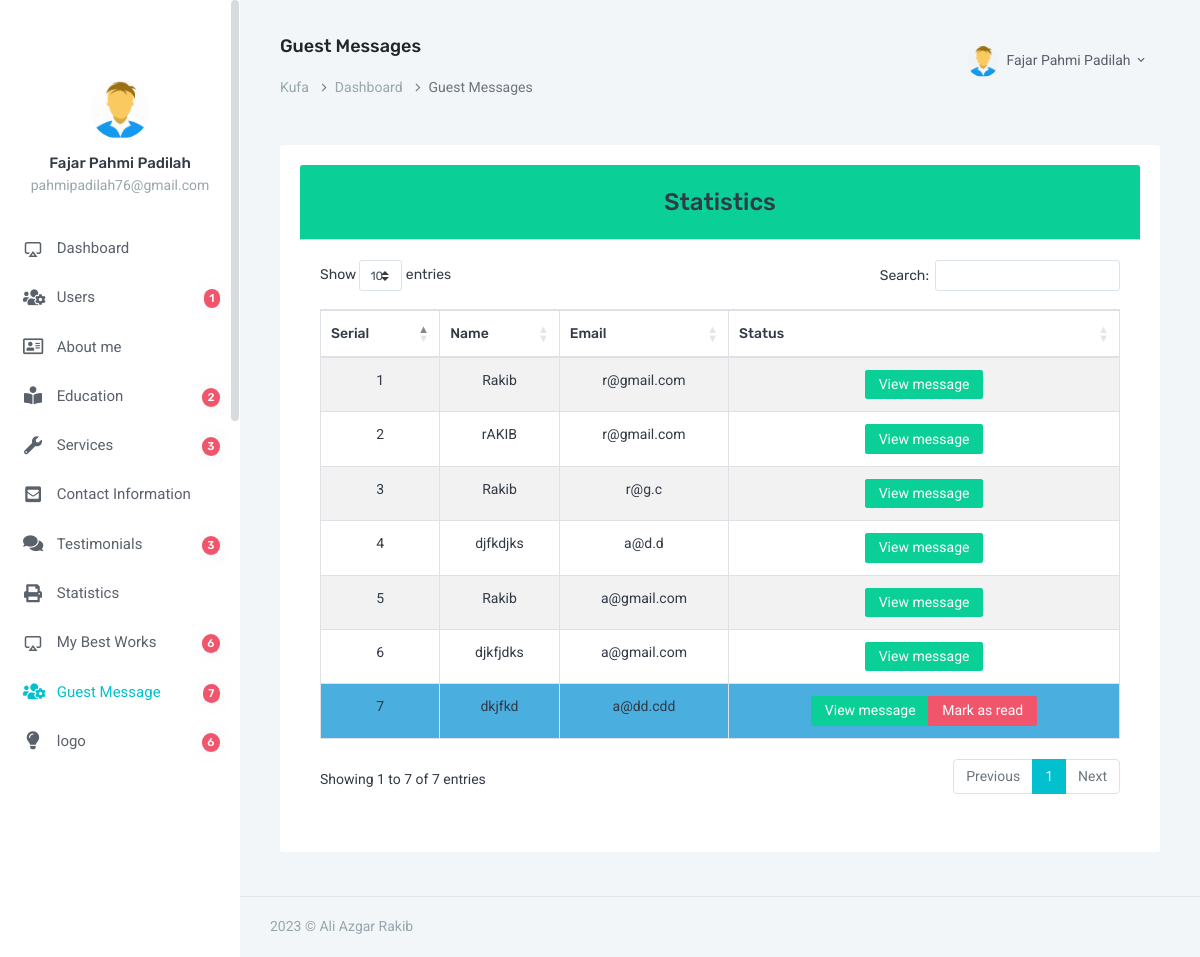
Page /admin/all_guest_message.php (signed in) on the committed database.
### tables this page shows
CREATE TABLE `users` (
  `id` int(3) NOT NULL,
  `fname` varchar(100) NOT NULL,
  `email` varchar(100) NOT NULL,
  `password` varchar(255) NOT NULL,
  `status` int(1) NOT NULL DEFAULT 1,
  `photo` varchar(100) NOT NULL DEFAULT 'default.png'
);

CREATE TABLE `guest_messages` (
  `id` int(11) NOT NULL,
  `name` varchar(100) NOT NULL,
  `email` varchar(80) NOT NULL,
  `message` text NOT NULL,
  `status` int(11) NOT NULL DEFAULT 1
);

### admin/all_guest_message.php (the view, shortened to what this page needs)
<?php
$title = "Guest Messages";
require_once "header.php";
require_once "db.php";
$result = $dbcon -> query('SELECT * FROM guest_messages');
?>
<div class="card text-dark mb-3">
		<div class="card-header bg-success text-center"><h3>Statistics</h3></div>
		  <div class="card-body">
						<table id="example" class="table table-bordered table-striped text-center mx-auto" >
							<thead>
								<tr>
									<th>Serial</th>
									<th>Name</th>
									<th>Email</th>
									<th>Status</th>
								</tr>
							</thead>
							<tbody>
							<?php
							$serial = 1;
							foreach($result as $row){ ?>
								<tr class="<?=$row['status']==1?'bg-info':''?>">
									<td><?=$serial++?></td>
									<td><?=$row['name']?></td>
									<td><?=$row['email']?></td>
									<td>
										<div class="btn-group">
											<a class="btn btn-sm btn-success" href="view.php?id=<?=base64_encode($row['id'])?>">View message</a>
											<?php if($row['status']==1){ ?>
											<a class="btn btn-sm btn-danger" href="mark_as_read.php?id=<?=base64_encode($row['id'])?>">Mark as read</a>
										<?php } ?>
										</div>
									</td>
								</tr>
							<?php } ?>
							</tbody>
						</table>
					</div>
				</div>
<?php
    require_once "footer.php";
?>

### admin/header.php (shortened to what this page needs)
<?php require_once "db.php"; ?>
<!doctype html>
<html lang="en">
<head>
        <link rel="stylesheet" href="https://cdnjs.cloudflare.com/ajax/libs/twitter-bootstrap/4.1.3/css/bootstrap.css">
        <link rel="stylesheet" href="https://cdn.datatables.net/1.10.20/css/dataTables.bootstrap4.min.css">
        <link href="assets/css/bootstrap.min.css" rel="stylesheet" type="text/css" />
        <link href="assets/css/icons.css" rel="stylesheet" type="text/css" />
        <link rel="stylesheet" href="../front_end_assets/css/fontawesome-all.min.css">
        <link href="assets/css/metismenu.min.css" rel="stylesheet" type="text/css" />
        <link href="assets/css/style.css" rel="stylesheet" type="text/css" />
    </head>
    <body>
        <div id="wrapper">
            <div class="left side-menu">
                <div class="slimscroll-menu" id="remove-scroll">
                    <div class="user-box">
                        <div class="user-img">
                <?php
                    $email_for_photo = $_SESSION['user_email'];
                    $query_for_photo = $dbcon->query( "SELECT photo FROM users WHERE email='$email_for_photo'");
                    $photo_from_db   = $query_for_photo -> fetch_assoc();
                 ?>
                            <img src="image/users/<?=$photo_from_db['photo']?>" alt="user-img" title="Mat Helme" class="rounded-circle img-fluid">
                        </div>
                        <h5><a href="#"><?= $_SESSION['user_name']?></a> </h5>
                        <p class="text-muted"><?=$_SESSION['user_email']?></p>
                    </div>
                    <div id="sidebar-menu">
                        <ul class="metismenu" id="side-menu">
                            <li>
                                <a href="index.php">
                                    <i class="fi-air-play"></i> <span> Dashboard </span>
                                </a>
                            </li>
                            <li>
                                <a href="users.php"><i class="fas fa-users-cog"></i>
                                    <span class="badge badge-danger badge-pill float-right">
                                        <?php
                                        $result = $dbcon->query("SELECT COUNT(*) AS total_users FROM users");
                                        $row = $result->fetch_assoc();
                                        echo $row['total_users'];
                                        ?>
                                    </span>
                                    <span> Users </span>
                                </a>
                            </li>
                            <li>
                                <a href="javascript: void(0);"><i class="far fa-address-card"></i>  <span> About me </span></a>
                            </li>
                            <li>
                                <a href="javascript: void(0);"><i class="fas fa-book-reader"></i>
                                    <span class="badge badge-danger badge-pill float-right">
                                        <?php
                                        $education_result = $dbcon->query("SELECT COUNT(*) AS total_field FROM education_informations");
                                        $education_row = $education_result->fetch_assoc();
                                        echo $education_row['total_field'];
                                        ?>
                                    </span>
                                <span> Education </span></a>
                            </li>
                            <li>
                                <a href="javascript: void(0);"><i class="fas fa-wrench"></i>
                                    <span class="badge badge-danger badge-pill float-right">
                                        <?php
                                        $services_result = $dbcon->query("SELECT COUNT(*) AS total_field FROM services");
                                        $services_row = $services_result->fetch_assoc();
                                        echo $services_row['total_field'];
                                        ?>
                                    </span>
                                    <span> Services </span></a>
                            </li>
                            <li>
                                <a href="javascript: void(0);"><i class="fas fa-envelope-square"></i> <span> Contact Information</span></a>
                            </li>
                            <li>
                                <a href="javascript: void(0);"><i class="fas fa-comments"></i>
                                    <span class="badge badge-danger badge-pill float-right">
                                        <?php
                                        $testimonial_result = $dbcon->query("SELECT COUNT(*) AS total_field FROM testimonials");
                                        $testimonial_row = $testimonial_result->fetch_assoc();
                                        echo $testimonial_row['total_field'];
                                        ?>
                                    </span>
                                    <span> Testimonials</span></a>
                            </li>
                            <li>
                                <a href="javascript: void(0);"><i class="fas fa-print"></i><span> Statistics</span></a>
                            </li>
                            <li>
                                <a href="javascript: void(0);"><i class="fi-air-play"></i>
                                    <span class="badge badge-danger badge-pill float-right">
                                        <?php
                                        $best_works_result = $dbcon->query("SELECT COUNT(*) AS total_field FROM my_best_works");
                                        $best_works_row = $best_works_result->fetch_assoc();
                                        echo $best_works_row['total_field'];
                                        ?>
                                    </span>
                                    <span> My Best Works</span></a>
                            </li>
                            <li>
                                <a href="all_guest_message.php">
                                    <i class="fas fa-users-cog"></i>
                                    <span class="badge badge-danger badge-pill float-right">
                                        <?php
                                        $guest_message_result = $dbcon->query("SELECT COUNT(*) AS total_field FROM guest_messages");
                                        $guest_message_row = $guest_message_result->fetch_assoc();
                                        echo $guest_message_row['total_field'];
                                        ?>
                                    </span>
                                     <span> Guest Message</span>
                                </a>
                            </li>
                            <li>
                                <a href="javascript: void(0);"><i class="fas fa-lightbulb"></i>
                                    <span class="badge badge-danger badge-pill float-right">
                                        <?php
                                        $logo_result = $dbcon->query("SELECT COUNT(*) AS total_field FROM logo");
                                        $logo_row = $logo_result->fetch_assoc();
                                        echo $logo_row['total_field'];
                                        ?>
                                    </span>
                                    <span> logo</span></a>
                            </li>
                        </ul>
                    </div>
                </div>
            </div>
            <div class="content-page">
                <div class="topbar">
                    <nav class="navbar-custom">
                        <ul class="list-unstyled topbar-right-menu float-right mb-0">
                            <li class="dropdown notification-list">
                                <a class="nav-link dropdown-toggle nav-user" data-toggle="dropdown" href="#" role="button"
                                   aria-haspopup="false" aria-expanded="false">
                                    <img src="image/users/<?=$photo_from_db['photo']?>" alt="user" class="rounded-circle"> <span class="ml-1"><?=$_SESSION['user_name']?> <i class="mdi mdi-chevron-down"></i> </span>
                                </a>
                            </li>
                        </ul>
                        <ul class="list-inline menu-left mb-0">
                            <li>
                                <h4 class="page-title-main"><?=$title?></h4>
                                <ol class="breadcrumb">
                                    <li class="breadcrumb-item"><a href="../index.php">Kufa</a></li>
                                    <li class="breadcrumb-item"><a href="index.php">Dashboard</a></li>
                                    <li class="breadcrumb-item active"><?=$title?></li>
                                </ol>
                            </li>
                        </ul>
                    </nav>
                </div>
                <div class="content">
                    <div class="container-fluid">
                        <div class="row">
                            <div class="col-12">
                                <div class="card-box">

### rows in the picture
users: photo (picture)
guest_messages: name "Rakib", email "r@gmail.com"
guest_messages: name "rAKIB", email "r@gmail.com"
guest_messages: name "Rakib", email "r@g.c"
guest_messages: name "djfkdjks", email "a@d.d"
guest_messages: name "Rakib", email "a@gmail.com"
guest_messages: name "djkfjdks", email "a@gmail.com"
guest_messages: name "dkjfkd", email "a@dd.cdd"

### other values in the picture
$_SESSION['user_name'] "Fajar Pahmi Padilah"
$_SESSION['user_email'] "pahmipadilah76@gmail.com"
$row['total_users'] "1"
$education_row['total_field'] "2"
$services_row['total_field'] "3"
$testimonial_row['total_field'] "3"
$best_works_row['total_field'] "6"
$guest_message_row['total_field'] "7"
$logo_row['total_field'] "6"
$title "Guest Messages"
